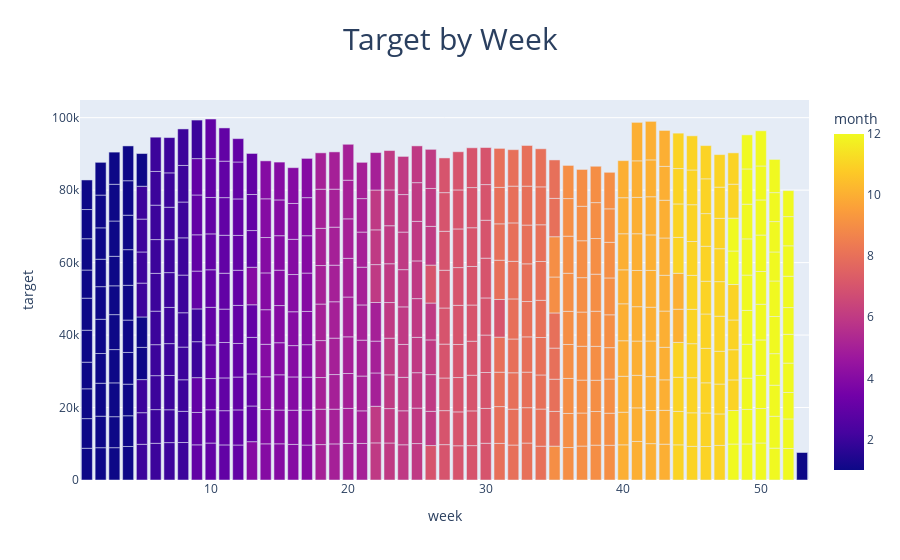

This figure's notebook cell:
### Code cell
fig = px.bar(time_df, x = 'week', y='target', title='Target by Week', color='month')
fig.update_layout(title_font_size=30, title_x=0.5)
fig.show()

### Figure 1 — Plotly figure (JSON) as saved in the notebook; plotly's stock layout.template omitted (floating-point values rounded to 4 significant figures; data arrays with more than 128 entries replaced by an {"elided": "..."} marker saying what was removed)
{"data": [{"alignmentgroup": "True", "hovertemplate": "week=%{x}<br>target=%{y}<br>month=%{marker.color}<extra></extra>", "legendgroup": "", "marker": {"color": {"elided": "493 int values"}, "coloraxis": "coloraxis", "pattern": {"shape": ""}}, "name": "", "offsetgroup": "", "orientation": "v", "showlegend": false, "textposition": "auto", "type": "bar", "x": {"elided": "493 int values"}, "xaxis": "x", "y": {"elided": "493 int values"}, "yaxis": "y"}], "layout": {"barmode": "relative", "coloraxis": {"colorbar": {"title": {"text": "month"}}, "colorscale": [[0, "#0d0887"], [0.1111, "#46039f"], [0.2222, "#7201a8"], [0.3333, "#9c179e"], [0.4444, "#bd3786"], [0.5556, "#d8576b"], [0.6667, "#ed7953"], [0.7778, "#fb9f3a"], [0.8889, "#fdca26"], [1, "#f0f921"]]}, "legend": {"tracegroupgap": 0}, "title": {"font": {"size": 30}, "text": "Target by Week", "x": 0.5}, "xaxis": {"anchor": "y", "domain": [0, 1], "title": {"text": "week"}}, "yaxis": {"anchor": "x", "domain": [0, 1], "title": {"text": "target"}}}}
